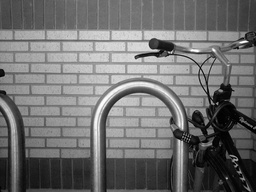
#> input picture hw1/img/filter.jpg, 256 x 192 px, shrunk from 640 x 480 before the run
$ python question4.py
#> lines starting #> are read from the running program, lines starting #| are printed output that depends on the picture
"""
  Computer Vision HW 1 - Question 4
"""
import math
import numpy as np
from PIL import Image
from matplotlib import pyplot as plt


def conv2(x, h):
    """
    2D convolution from scratch
    :return: h conv x, equivalent to x * h from conv theory
    """
    rows_x = len(x)
    cols_x = len(x[0])
    rows_h = len(h)
    cols_h = len(h[0])
    rows_y = rows_x + rows_h - 1
    cols_y = cols_x + cols_h - 1
    y = [[0 for _ in range(cols_y)] for _ in range(rows_y)]
    for i in range(rows_y):
        for j in range(cols_y):
            for u in range(rows_h):
                for v in range(cols_h):
                    if (i - u > -1) and (i - u < rows_x) and (j - v > -1) and (j - v < cols_x):
                        y[i][j] += h[u][v] * x[i-u][j-v]
    return y


def mag(dx, dy):
    """
    Given the gradient vectors dx and dy
    compute the gradient magnitude
    :param dx:
    :param dy:
    :return:
    """
    rows = len(dx)
    cols = len(dx[0])
    out = [[0 for _ in range(cols)] for _ in range(rows)]
    if rows != len(dy) or cols != len(dy[0]):
        return
    for i in range(rows):
        for j in range(cols):
            out[i][j] = math.sqrt(dx[i][j] ** 2 + dy[i][j] ** 2)
    return out


def main():
    """
    Convolve Sobel and Prewitt matrices
    to the edge image. Sum horizontal and vertical
    values for each image. Then output the edge images
    :return: Outputs a plot, with sobel edges on left
    prewitt edges on the right
    """
    sobel_vertical = [[-1, 0, 1],
                      [-2, 0, 2],
                      [-1, 0, 1]]
    sobel_horizontal = [[-1, -2, -1],
                        [0, 0, 0],
                        [1, 2, 1]]

    prewitt_vertical = [[-1, 0, 1],
                        [-1, 0, 1],
                        [-1, 0, 1]]

    prewitt_horizontal = [[-1, -1, -1],
                          [0, 0, 0],
                          [1, 1, 1]]

    # convert the png into python matrix
    image = Image.open("img/filter.jpg")
#> image is the input picture: PIL image 256x192 L; min 0, max 255, mean 112.2
    x = np.array(image)

    x_s_vertical = conv2(x, sobel_vertical)
#> in conv2, `rows_x = len(x)`: rows_x = 192
#> in conv2, `cols_x = len(x[0])`: cols_x = 256
#> in conv2, `rows_y = rows_x + rows_h - 1`: rows_y = 194
#> in conv2, `cols_y = cols_x + cols_h - 1`: cols_y = 258
#> after the loop in conv2, `for i in range(rows_y):`: y = 194 items
#> x_s_vertical = 194 items
    x_s_horizontal = conv2(x, sobel_horizontal)
#> x_s_horizontal = 194 items

    x_p_vertical = conv2(x, prewitt_vertical)
#> x_p_vertical = 194 items
    x_p_horizontal = conv2(x, prewitt_horizontal)
#> x_p_horizontal = 194 items

    x_edges_s = mag(x_s_vertical, x_s_horizontal)
#> in mag, `rows = len(dx)`: rows = 194
#> in mag, `cols = len(dx[0])`: cols = 258
#> after the loop in mag, `for i in range(rows):`: out = 194 items
#> x_edges_s = 194 items
    x_edges_p = mag(x_p_vertical, x_p_horizontal)
#> x_edges_p = 194 items

    # display the output
    plt.style.use('grayscale')
    plt.imshow(x_edges_s)
    plt.show()
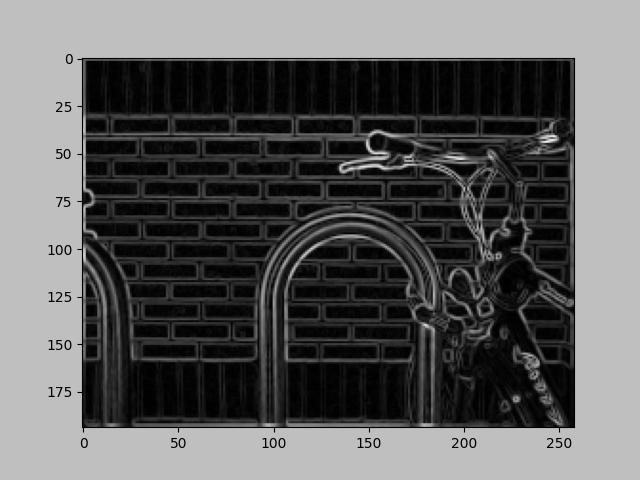
#> figure drawn by matplotlib, 1 panel
    plt.imshow(x_edges_p)
    plt.show()


if __name__ == "__main__":
    main()

$ run again, with hw1/img/otsu_1.jpg copied over hw1/img/filter.jpg
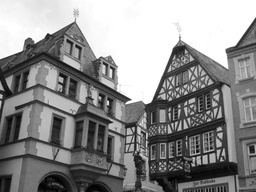
#> input picture hw1/img/otsu_1.jpg, 256 x 192 px, shrunk from 1024 x 768 before the run
#> in main, image is the input picture: PIL image 256x192 L; min 0, max 255, mean 141.3
#> rows_x = 192
#> cols_x = 256
#> rows_y = 194
#> cols_y = 258
#> after the loop in conv2, `for i in range(rows_y):`: y = 194 items
#> rows = 194
#> cols = 258
#> after the loop in mag, `for i in range(rows):`: out = 194 items
#> in main, `plt.show()`:
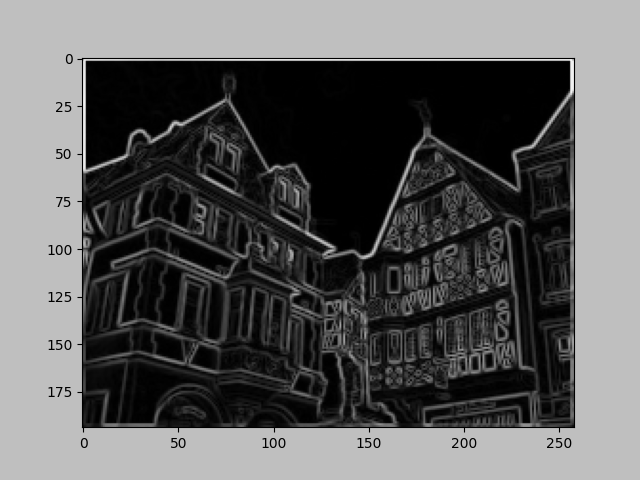
#> figure drawn by matplotlib, 1 panel
